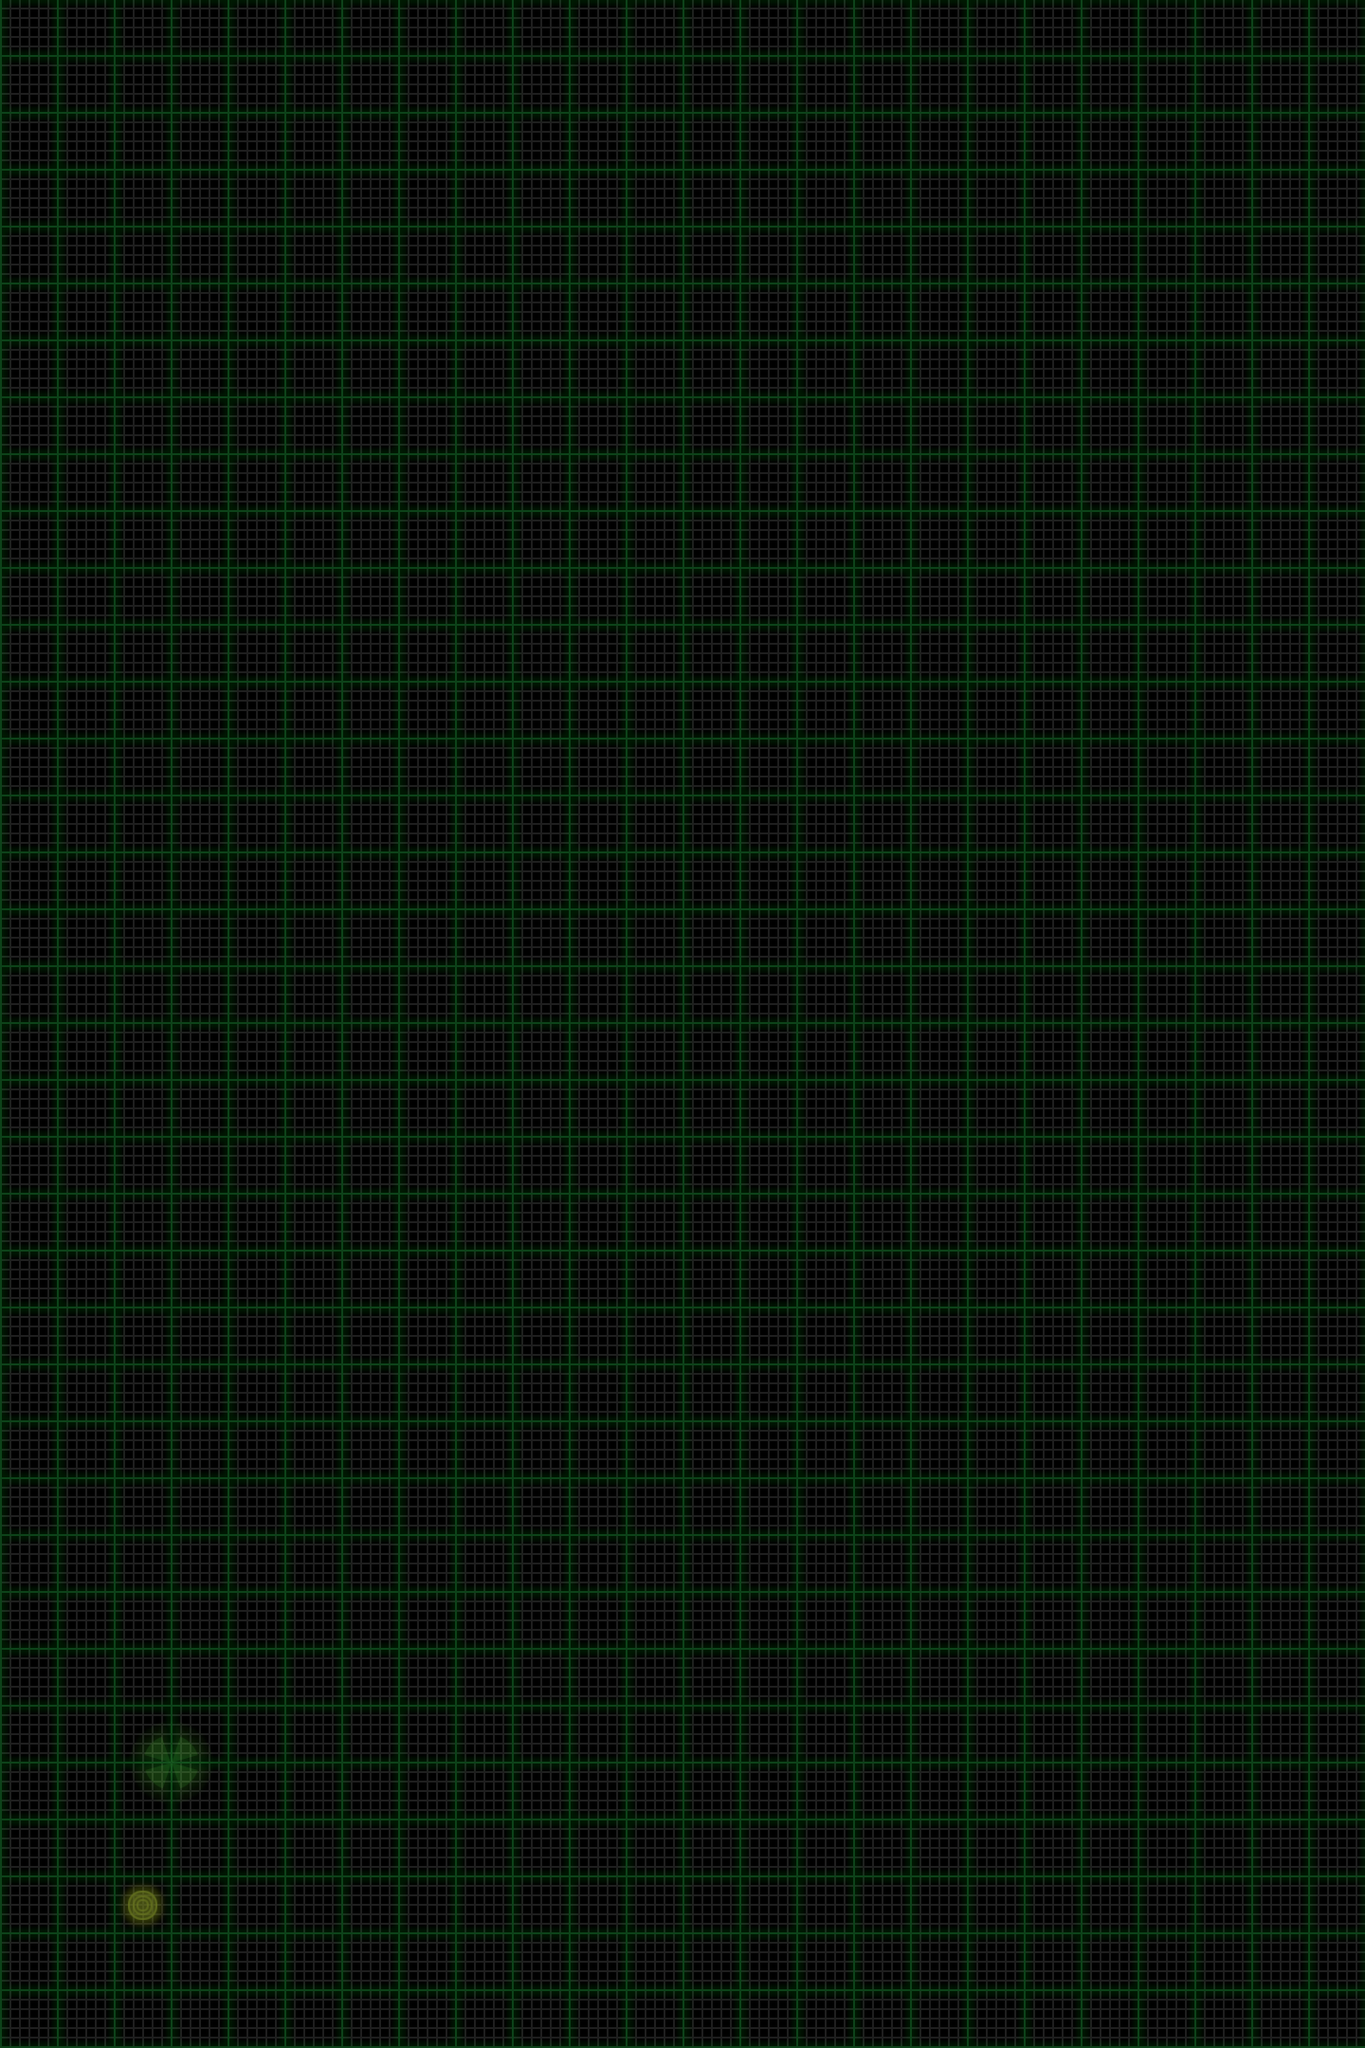

This is a level from a 2D game, rendered from its Tiled map with the project's own tilesets. A one-line summary and the map file follow, with tile-layer data summarised:
An orthogonal 24x36 tile map with 60x60 px tiles, 4 tile layers (map, terrain, items, sand), 2 tilesets and 1 object (startSite).

<map version="1.0" orientation="orthogonal" width="24" height="36" tilewidth="60" tileheight="60">
 <tileset firstgid="1" name="map" tilewidth="60" tileheight="60">
  <image source="map.png" />
  <tile id="0">
   <properties>
    <property name="mapID" value="empty" />
   </properties>
  </tile>
  <tile id="1">
   <properties>
    <property name="mapID" value="down-1" />
   </properties>
  </tile>
  <tile id="2">
   <properties>
    <property name="mapID" value="down-2" />
   </properties>
  </tile>
  <tile id="3">
   <properties>
    <property name="mapID" value="down-3" />
   </properties>
  </tile>
  <tile id="4">
   <properties>
    <property name="mapID" value="down-4" />
   </properties>
  </tile>
  <tile id="5">
   <properties>
    <property name="mapID" value="down-5" />
   </properties>
  </tile>
  <tile id="6">
   <properties>
    <property name="mapID" value="up-1" />
   </properties>
  </tile>
  <tile id="7">
   <properties>
    <property name="mapID" value="up-2" />
   </properties>
  </tile>
  <tile id="8">
   <properties>
    <property name="mapID" value="up-3" />
   </properties>
  </tile>
  <tile id="9">
   <properties>
    <property name="mapID" value="up-4" />
   </properties>
  </tile>
  <tile id="10">
   <properties>
    <property name="mapID" value="up-5" />
   </properties>
  </tile>
 </tileset>
 <tileset firstgid="17" name="items" tilewidth="60" tileheight="60">
  <image source="items.png" />
  <tile id="0">
   <properties>
    <property name="itemID" value="station" />
   </properties>
  </tile>
  <tile id="1">
   <properties>
    <property name="itemID" value="sensorSite" />
   </properties>
  </tile>
  <tile id="8">
   <properties>
    <property name="itemID" value="station" />
   </properties>
  </tile>
  <tile id="9">
   <properties>
    <property name="itemID" value="sensor" />
   </properties>
  </tile>
  <tile id="16">
   <properties>
    <property name="itemID" value="station" />
   </properties>
  </tile>
  <tile id="17">
   <properties>
    <property name="itemID" value="sample" />
   </properties>
  </tile>
  <tile id="24">
   <properties>
    <property name="itemID" value="station" />
   </properties>
  </tile>
 </tileset>
 <layer name="map" width="24" height="36">
  <data>[864 cells, 864 non-empty, 1 distinct tile ids]</data>
 </layer>
 <layer name="terrain" width="24" height="36">
  <data>[864 cells, 0 non-empty, 0 distinct tile ids]</data>
 </layer>
 <layer name="items" width="24" height="36">
  <data>[864 cells, 5 non-empty, 5 distinct tile ids]</data>
 </layer>
 <layer name="sand" width="24" height="36">
  <data>[864 cells, 0 non-empty, 0 distinct tile ids]</data>
 </layer>
 <objectgroup name="objects" width="24" height="36">
  <object name="startSite" x="150" y="1830">
   <properties>
    <property name="bearing" value="south" />
    <property name="expectedCodeScore" value="4" />
    <property name="energy" value="6" />
    <property name="sampleSites" value="0" />
    <property name="sensorSites" value="1" />
    <property name="zoom" value="in" />
   </properties>
  </object>
 </objectgroup>
</map>
